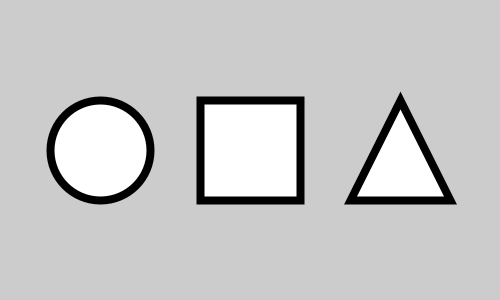
Frame 1 (no input)
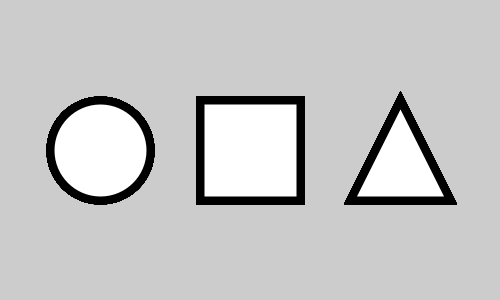
Frame 60 (the mouse pressed at the canvas centre just before this capture)
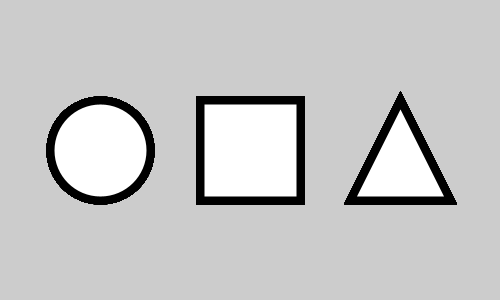
Frame 120 (the mouse held since frame 60 and released just before this capture)

The Processing sketch that drew these frames (run headless with seeded random() and noise(); from frame 60 on, the mouse is pressed at the canvas centre):

// Processing sketch: squid_game_logo
// ── squid_game_logo.pde
// or /**/ mean comments in code, does not affect the code.

void setup() {//set up function that defines the size of the screen
size(500,300);//width of the screen is 500, height of the screen is 300
/*In processing (0,0) is the topleft corner. 
x value increases towards the right as in a normal graph
as y increases it will go more towards the bottom, y as 0 will indicate all the way on top.
So (500,300) would be the bottom right of the screen and (250,150) will be the middle
*/
}

void draw() {
strokeWeight(8);//strokeWeight(weight); weight is a number that defines how thick the pen will be when making shapes or lines
/*
circle(x,y,extent);
A function that creates a circle. 
x: The x value of the center, y: The y value of the center
extent: width and height of the circle, the bigger it is the bigger the circle
*/
circle(100,150,100);//Circle at a center of (100,150) with an extent of 100. 


/*
square(x,y,extent);
x: The x value of the rectangle, y: the y value of the center
extent: width and height of the rectangle by default.
*/
square(200,100,100);//Square at a center of (200,100) with an extent of 100


/*
triangle(x1, y1, x2, y2, x3, y3);
x1 y1 are the first point of the triangle. A triangle having three points takes in 6 inputs.
x2 y2 are the second point and x3 y3 are the third.
*/
triangle(350,200,450,200,400,100);//A triangle made up of the points (350,200), (450,200), (400,100)

//Code prints out a simple image of a circle square or triangle, if you know what I mean :)
} //go to https://processing.org/reference for reference on many different functions processing has
